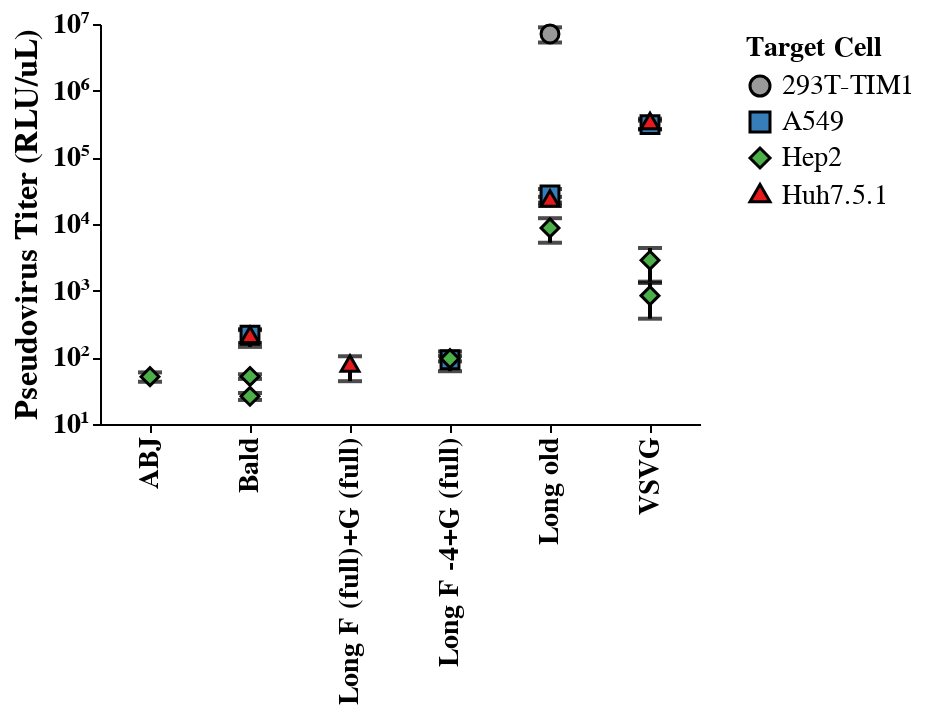

Notebook code for this chart:
### Code cell
import pandas as pd
import altair as alt

# Define custom virus order
virus_order = [
    'Bald', 'VSVG','ABJ','Long F -4+G (full)','Long old', 'VSVG'
]

# Ensure category consistency and remove spaces
df_agg['virus'] = df_agg['virus'].str.strip()

# Create an explicit numerical order for sorting
virus_order_dict = {virus: i for i, virus in enumerate(virus_order)}
df_agg['virus_order'] = df_agg['virus'].map(virus_order_dict)

# Sort DataFrame before passing it to Altair
df_agg = df_agg.sort_values('virus_order')

# Define color and shape mappings
color_mapping = {
    "293T-TIM1": "#999999",   # Gray
    "A549": "#377eb8",        # Blue
    "Hep2": "#4daf4a",        # Green
    "Huh7.5.1": "#e41a1c"     # Red
}

shape_mapping = {
    "293T-TIM1": "circle",
    "A549": "square",
    "Hep2": "diamond",
    "Huh7.5.1": "triangle"
}

log_ticks = [10**i for i in range(1, 8)]  # 10^1 to 10^7
log_labels = ["10¹", "10²", "10³", "10⁴", "10⁵", "10⁶", "10⁷"]

y_label_expr = "{ " + ", ".join(f"{v}: '{label}'" for v, label in zip(log_ticks, log_labels)) + " }[datum.value]"

# Base chart with explicit sorting
base = alt.Chart(df_agg).encode(
    x=alt.X(
        'virus:O',  # ✅ Correct usage
        title='',
        axis=alt.Axis(
            labelAngle=270,
            labelFontSize=14,
            labelFontWeight='bold',
            titleFontSize=16,
            titleFontWeight='bold'
        ),
        sort=virus_order  # optional if you want explicit ordering
    ),
     y=alt.Y(
        'mean_RLU_uL:Q',
        title='Pseudovirus Titer (RLU/uL)',
        scale=alt.Scale(type='log', domain=[10, df_agg['upper_RLU_uL'].max()]),
        axis=alt.Axis(
            labelFontSize=14,
            labelFontWeight='bold',
            titleFontSize=16,
            titleFontWeight='bold',
            values=log_ticks,  # Force log ticks
            labelExpr="{ " + ", ".join(f"{v}: '{label}'" for v, label in zip(log_ticks, log_labels)) + " }[datum.value]"
        ),
    ),
    color=alt.Color(
        'target cell:N',
        scale=alt.Scale(domain=list(color_mapping.keys()), range=list(color_mapping.values())),
        legend=alt.Legend(title='Target Cell')  # KEEP LEGEND
    ),
    shape=alt.Shape(
        'target cell:N',
        scale=alt.Scale(domain=list(shape_mapping.keys()), range=list(shape_mapping.values())),
        legend=alt.Legend(title='Target Cell')  # KEEP LEGEND
    ),
    tooltip=[
        alt.Tooltip('virus:N', title='Virus'),
        alt.Tooltip('target cell:N', title='Target Cell'),
        alt.Tooltip('mean_RLU_uL:Q', title='Pseudovirus Titer (RLU/uL)'),
        alt.Tooltip('std_RLU_uL:Q', title='Standard Deviation')
    ]
)

# Error bars with black color (added first to appear behind)
error_bars = alt.Chart(df_agg).mark_rule(size=2, color='black').encode(
    x='virus:O',
    y='lower_RLU_uL:Q',
    y2='upper_RLU_uL:Q'
)

# Error bar caps with black color (added before points to stay behind)
error_caps = (
    alt.Chart(df_agg).mark_tick(size=12, thickness=2, orient='horizontal', color='black').encode(
        x='virus:O',
        y='lower_RLU_uL:Q'
    ) +
    alt.Chart(df_agg).mark_tick(size=12, thickness=2, orient='horizontal', color='black').encode(
        x='virus:O',
        y='upper_RLU_uL:Q'
    )
)

# Points for the mean with fixed shape encoding and black outline (added last to stay on top)
points = base.mark_point(size=80, filled=True, opacity=1, stroke='black', strokeWidth=1.5).add_params(hover)

# Highlight nearest point (still on top)
highlight = base.transform_filter(hover).mark_circle(size=200, color="red")

# Combine layers ensuring error bars & caps are behind points
combined_chart = (error_bars + error_caps + points + highlight).properties(
    width=300,
    height=200
).configure_axis(
    labelFontSize=8,  # Apply globally to be safe
    labelFontWeight='bold',
    titleFontSize=12,
    titleFontWeight='bold',
    grid=False
).configure_view(
    strokeWidth=2
)

combined_chart.save("03_output/plots/Titer_old-psv.html")

# Display the chart
combined_chart

### Figure 1 — Vega-Lite specification as saved in the notebook (floating-point values rounded to 4 significant figures)
{"config": {"background": "transparent", "title": {"fontSize": 20, "fontWeight": "normal", "font": "Helvetica", "anchor": "start", "color": "#000000", "orient": "top", "offset": 5, "subtitleColor": "gray", "subtitleFont": "Helvetica", "subtitleFontWeight": "normal", "subtitleFontSize": 18, "subtitlePadding": 2}, "axis": {"domain": true, "domainColor": "black", "domainWidth": 1, "grid": false, "gridColor": "#DEDDDD", "gridWidth": 0.5, "labelFont": "Helvetica", "labelFontSize": 8, "labelFlush": false, "labelFontWeight": "bold", "labelPadding": 2, "tickColor": "black", "tickSize": 4, "tickWidth": 1, "titleFont": "Helvetica", "titleAlign": "center", "titleFontWeight": "bold", "titleFontSize": 12, "titlePadding": 5}, "legend": {"labelFont": "Helvetica", "labelFontSize": 14, "symbolSize": 100, "titleFont": "Helvetica", "titleFontSize": 14, "titleFontWeight": "bold", "padding": 5, "titleLimit": 200, "gradientLength": 100}, "range": {"category": ["#4e79a7", "#f28e2c", "#e15759", "#76b7b2", "#59a14f", "#edc949", "#af7aa1", "#ff9da7", "#9c755f", "#bab0ab"], "diverging": ["#c7e9b4", "#7fcdbb", "#41b6c4", "#1d91c0", "#225ea8", "#253494"]}, "view": {"stroke": "transparent", "strokeWidth": 2}, "text": {"font": "Helvetica Light", "fontSize": 14}}, "layer": [{"mark": {"type": "rule", "color": "black", "size": 2}, "encoding": {"x": {"field": "virus", "type": "ordinal"}, "y": {"field": "lower_RLU_uL", "type": "quantitative"}, "y2": {"field": "upper_RLU_uL"}}}, {"layer": [{"mark": {"type": "tick", "color": "black", "orient": "horizontal", "size": 12, "thickness": 2}, "encoding": {"x": {"field": "virus", "type": "ordinal"}, "y": {"field": "lower_RLU_uL", "type": "quantitative"}}}, {"mark": {"type": "tick", "color": "black", "orient": "horizontal", "size": 12, "thickness": 2}, "encoding": {"x": {"field": "virus", "type": "ordinal"}, "y": {"field": "upper_RLU_uL", "type": "quantitative"}}}]}, {"mark": {"type": "point", "filled": true, "opacity": 1, "size": 80, "stroke": "black", "strokeWidth": 1.5}, "encoding": {"color": {"field": "target cell", "legend": {"title": "Target Cell"}, "scale": {"domain": ["293T-TIM1", "A549", "Hep2", "Huh7.5.1"], "range": ["#999999", "#377eb8", "#4daf4a", "#e41a1c"]}, "type": "nominal"}, "shape": {"field": "target cell", "legend": {"title": "Target Cell"}, "scale": {"domain": ["293T-TIM1", "A549", "Hep2", "Huh7.5.1"], "range": ["circle", "square", "diamond", "triangle"]}, "type": "nominal"}, "tooltip": [{"field": "virus", "title": "Virus", "type": "nominal"}, {"field": "target cell", "title": "Target Cell", "type": "nominal"}, {"field": "mean_RLU_uL", "title": "Pseudovirus Titer (RLU/uL)", "type": "quantitative"}, {"field": "std_RLU_uL", "title": "Standard Deviation", "type": "quantitative"}], "x": {"axis": {"labelAngle": 270, "labelFontSize": 14, "labelFontWeight": "bold", "titleFontSize": 16, "titleFontWeight": "bold"}, "field": "virus", "sort": ["Bald", "VSVG", "ABJ", "Long F -4+G (full)", "Long old", "VSVG"], "title": "", "type": "ordinal"}, "y": {"axis": {"labelExpr": "{ 10: '10¹', 100: '10²', 1000: '10³', 10000: '10⁴', 100000: '10⁵', 1000000: '10⁶', 10000000: '10⁷' }[datum.value]", "labelFontSize": 14, "labelFontWeight": "bold", "titleFontSize": 16, "titleFontWeight": "bold", "values": [10, 100, 1000, 10000, 100000, 1000000, 10000000]}, "field": "mean_RLU_uL", "scale": {"domain": [10, 8909000.0], "type": "log"}, "title": "Pseudovirus Titer (RLU/uL)", "type": "quantitative"}}, "name": "view_2"}, {"mark": {"type": "circle", "color": "red", "size": 200}, "encoding": {"color": {"field": "target cell", "legend": {"title": "Target Cell"}, "scale": {"domain": ["293T-TIM1", "A549", "Hep2", "Huh7.5.1"], "range": ["#999999", "#377eb8", "#4daf4a", "#e41a1c"]}, "type": "nominal"}, "shape": {"field": "target cell", "legend": {"title": "Target Cell"}, "scale": {"domain": ["293T-TIM1", "A549", "Hep2", "Huh7.5.1"], "range": ["circle", "square", "diamond", "triangle"]}, "type": "nominal"}, "tooltip": [{"field": "virus", "title": "Virus", "type": "nominal"}, {"field": "target cell", "title": "Target Cell", "type": "nominal"}, {"field": "mean_RLU_uL", "title": "Pseudovirus Titer (RLU/uL)", "type": "quantitative"}, {"field": "std_RLU_uL", "title": "Standard Deviation", "type": "quantitative"}], "x": {"axis": {"labelAngle": 270, "labelFontSize": 14, "labelFontWeight": "bold", "titleFontSize": 16, "titleFontWeight": "bold"}, "field": "virus", "sort": ["Bald", "VSVG", "ABJ", "Long F -4+G (full)", "Long old", "VSVG"], "title": "", "type": "ordinal"}, "y": {"axis": {"labelExpr": "{ 10: '10¹', 100: '10²', 1000: '10³', 10000: '10⁴', 100000: '10⁵', 1000000: '10⁶', 10000000: '10⁷' }[datum.value]", "labelFontSize": 14, "labelFontWeight": "bold", "titleFontSize": 16, "titleFontWeight": "bold", "values": [10, 100, 1000, 10000, 100000, 1000000, 10000000]}, "field": "mean_RLU_uL", "scale": {"domain": [10, 8909000.0], "type": "log"}, "title": "Pseudovirus Titer (RLU/uL)", "type": "quantitative"}}, "transform": [{"filter": {"param": "param_1", "empty": false}}]}], "data": {"name": "data-4fd0b9de0afc2a75974e32583d3712b4"}, "height": 200, "params": [{"name": "param_1", "select": {"type": "point", "fields": ["virus", "replicate"], "nearest": true, "on": "mouseover"}, "views": ["view_2"]}], "width": 300, "$schema": "https://vega.github.io/schema/vega-lite/v5.20.1.json", "datasets": {"data-4fd0b9de0afc2a75974e32583d3712b4": [{"virus": "Bald", "target cell": "A549", "protocol": "Haid et al", "mean_RLU_uL": 214.5, "std_RLU_uL": 50.2, "lower_RLU_uL": 164.3, "upper_RLU_uL": 264.7, "virus_order": 0.0}, {"virus": "Bald", "target cell": "Hep2", "protocol": "Cui et al", "mean_RLU_uL": 51.62, "std_RLU_uL": 4.119, "lower_RLU_uL": 47.5, "upper_RLU_uL": 55.74, "virus_order": 0.0}, {"virus": "Bald", "target cell": "Hep2", "protocol": "Haid et al", "mean_RLU_uL": 26.07, "std_RLU_uL": 3.113, "lower_RLU_uL": 22.95, "upper_RLU_uL": 29.18, "virus_order": 0.0}, {"virus": "Bald", "target cell": "Huh7.5.1", "protocol": "Hu et al", "mean_RLU_uL": 199.7, "std_RLU_uL": 56.27, "lower_RLU_uL": 143.4, "upper_RLU_uL": 255.9, "virus_order": 0.0}, {"virus": "ABJ", "target cell": "Hep2", "protocol": "Cui et al", "mean_RLU_uL": 51.25, "std_RLU_uL": 8.225, "lower_RLU_uL": 43.02, "upper_RLU_uL": 59.48, "virus_order": 2.0}, {"virus": "Long F -4+G (full)", "target cell": "A549", "protocol": "Haid et al", "mean_RLU_uL": 92.05, "std_RLU_uL": 30.14, "lower_RLU_uL": 61.91, "upper_RLU_uL": 122.2, "virus_order": 3.0}, {"virus": "Long F -4+G (full)", "target cell": "Hep2", "protocol": "Haid et al", "mean_RLU_uL": 95.63, "std_RLU_uL": 8.702, "lower_RLU_uL": 86.93, "upper_RLU_uL": 104.3, "virus_order": 3.0}, {"virus": "Long old", "target cell": "293T-TIM1", "protocol": "ours", "mean_RLU_uL": 7095000.0, "std_RLU_uL": 1814000.0, "lower_RLU_uL": 5281000.0, "upper_RLU_uL": 8909000.0, "virus_order": 4.0}, {"virus": "Long old", "target cell": "A549", "protocol": "ours", "mean_RLU_uL": 27180.0, "std_RLU_uL": 6295.0, "lower_RLU_uL": 20890.0, "upper_RLU_uL": 33480.0, "virus_order": 4.0}, {"virus": "Long old", "target cell": "Hep2", "protocol": "ours", "mean_RLU_uL": 8728.0, "std_RLU_uL": 3493.0, "lower_RLU_uL": 5235.0, "upper_RLU_uL": 12220.0, "virus_order": 4.0}, {"virus": "Long old", "target cell": "Huh7.5.1", "protocol": "ours", "mean_RLU_uL": 22130.0, "std_RLU_uL": 3396.0, "lower_RLU_uL": 18740.0, "upper_RLU_uL": 25530.0, "virus_order": 4.0}, {"virus": "VSVG", "target cell": "A549", "protocol": "Haid et al", "mean_RLU_uL": 309700.0, "std_RLU_uL": 45020.0, "lower_RLU_uL": 264600.0, "upper_RLU_uL": 354700.0, "virus_order": 5.0}, {"virus": "VSVG", "target cell": "Huh7.5.1", "protocol": "Hu et al", "mean_RLU_uL": 321200.0, "std_RLU_uL": 58350.0, "lower_RLU_uL": 262800.0, "upper_RLU_uL": 379500.0, "virus_order": 5.0}, {"virus": "VSVG", "target cell": "Hep2", "protocol": "Haid et al", "mean_RLU_uL": 841.0, "std_RLU_uL": 461.2, "lower_RLU_uL": 379.8, "upper_RLU_uL": 1302.0, "virus_order": 5.0}, {"virus": "VSVG", "target cell": "Hep2", "protocol": "Cui et al", "mean_RLU_uL": 2865.0, "std_RLU_uL": 1500.0, "lower_RLU_uL": 1365.0, "upper_RLU_uL": 4365.0, "virus_order": 5.0}, {"virus": "Long F (full)+G (full)", "target cell": "Huh7.5.1", "protocol": "Hu et al", "mean_RLU_uL": 73.82, "std_RLU_uL": 29.95, "lower_RLU_uL": 43.86, "upper_RLU_uL": 103.8, "virus_order": null}]}}
